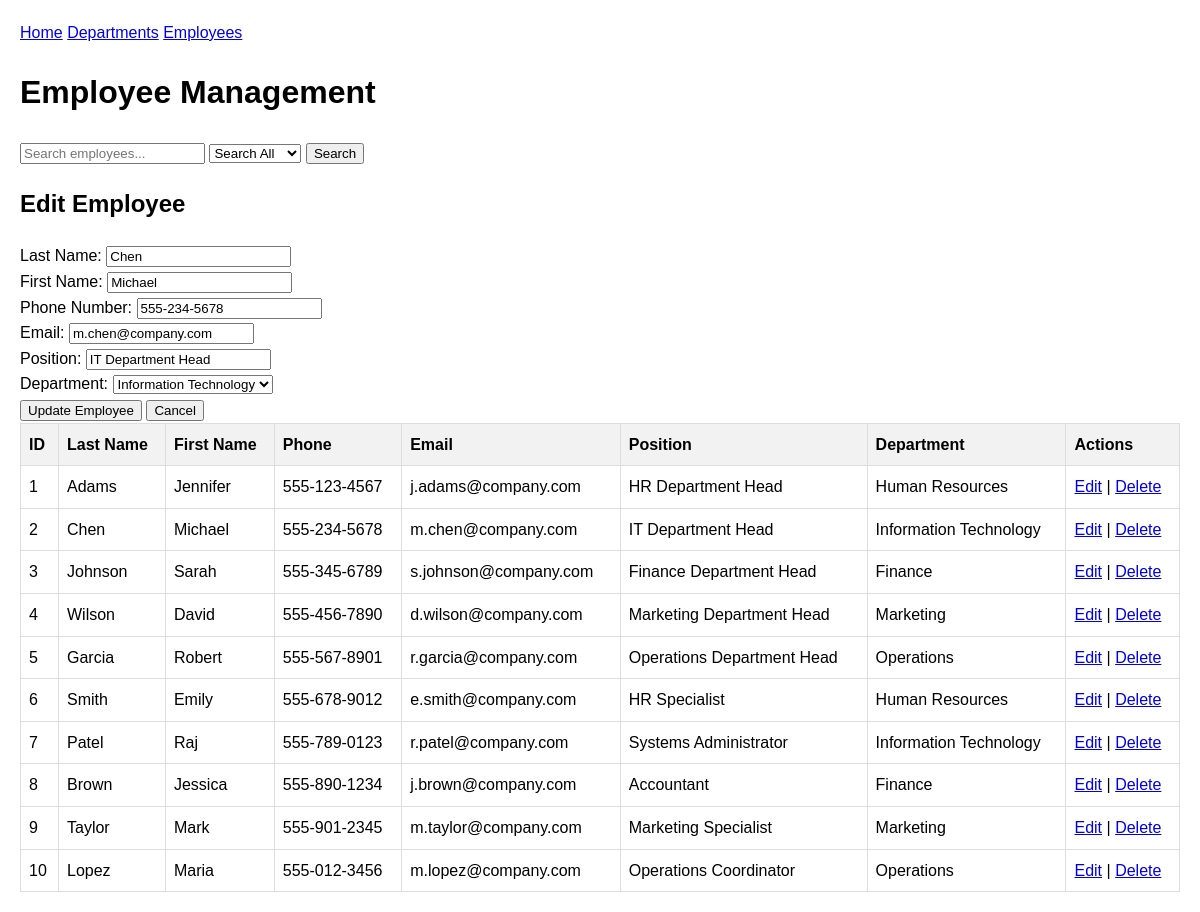
/PHP/employees.php?edit_emp_id=2 (signed in), run on the app's committed database.
### tables this page shows
CREATE TABLE employees (
    emp_id INT AUTO_INCREMENT PRIMARY KEY,
    name VARCHAR(100) NOT NULL,
    first_name VARCHAR(100) NOT NULL,
    phone_number VARCHAR(20) NOT NULL UNIQUE,
    email VARCHAR(100),
    position VARCHAR(100),
    dept_id INT NULL,   
    dept_name VARCHAR(100) NULL,   
    FOREIGN KEY (dept_id) REFERENCES departments(dept_id) ON DELETE SET NULL
);

CREATE TABLE departments (
    dept_id INT AUTO_INCREMENT PRIMARY KEY,
    dept_name VARCHAR(100) NOT NULL UNIQUE,
    
    nb_emp INT DEFAULT 0
    
);

### PHP/employees.php (the view, shortened to what this page needs)
<?php
try {
    $pdo = new PDO('mysql:host=localhost;dbname=company_db;charset=utf8mb4', 'root', '', [
        PDO::ATTR_ERRMODE => PDO::ERRMODE_EXCEPTION,
        PDO::ATTR_DEFAULT_FETCH_MODE => PDO::FETCH_ASSOC
    ]);
} catch (PDOException $e) {
    die("Database connection failed: " . $e->getMessage());
}
$user_role = $_SESSION['role'] ?? null;
$user_dept_id = $_SESSION['dept_id'] ?? null;
$edit_emp_id = isset($_GET['edit_emp_id']) ? (int)$_GET['edit_emp_id'] : null;
$employee_to_edit = null;
$search_query = $_GET['search'] ?? '';
$filter_by = $_GET['filter'] ?? 'none';
try {
    if ($user_role === 'admin') {
        $stmt = $pdo->query("SELECT dept_id, dept_name FROM departments");
    } else {
        $stmt = $pdo->prepare("SELECT dept_id, dept_name FROM departments WHERE dept_id = ?");
        $stmt->execute([$user_dept_id]);
    }
    $departments = $stmt->fetchAll();
} catch (PDOException $e) {
    $error_message = "Error fetching departments: " . $e->getMessage();
    $departments = [];
}
if ($edit_emp_id) {
    try {
        if ($user_role === 'dept_head') {
            $stmt = $pdo->prepare("SELECT * FROM employees WHERE emp_id = ? AND dept_id = ?");
            $stmt->execute([$edit_emp_id, $user_dept_id]);
        } else {
            $stmt = $pdo->prepare("SELECT * FROM employees WHERE emp_id = ?");
            $stmt->execute([$edit_emp_id]);
        }
        $employee_to_edit = $stmt->fetch();
    } catch (PDOException $e) {
        $error_message = "Error loading employee data: " . $e->getMessage();
        $edit_emp_id = null;
    }
}
try {
    $query = "
        SELECT e.*, d.dept_name
        FROM employees e
        LEFT JOIN departments d ON e.dept_id = d.dept_id
    ";
    $params = [];
    $stmt = $pdo->prepare($query);
    $stmt->execute($params);
    $employees = $stmt->fetchAll();
} catch (PDOException $e) {
    $error_message = "Error fetching employees: " . $e->getMessage();
    $employees = [];
}
?>
<!DOCTYPE html>
<html lang="en">
<head>
</head>
<body>
    <div class="navigation">
        <a href="index.php">Home</a>
        <?php if ($user_role === 'admin' ): ?>
        <a href="departments.php">Departments</a>
        <?php endif; ?>
        <a href="employees.php">Employees</a>
    </div>
    <h1>Employee Management</h1>
    <form method="GET" action="employees.php" class="search-container">
        <input type="text" name="search" placeholder="Search employees..." value="<?= htmlspecialchars($search_query) ?>">
        <select name="filter">
            <option value="none" <?= $filter_by === 'none' ? 'selected' : '' ?>>Search All</option>
        </select>
        <button type="submit">Search</button>
    </form>
    <?php if ($edit_emp_id && $employee_to_edit): ?>
        <div class="form-container">
            <h2>Edit Employee</h2>
            <form method="POST" action="employees.php">
                <div class="form-group">
                    <label for="edit_name">Last Name:</label>
                    <input type="text" id="edit_name" name="edit_name" value="<?= htmlspecialchars($employee_to_edit['name']) ?>" required>
                </div>
                <div class="form-group">
                    <label for="edit_first_name">First Name:</label>
                    <input type="text" id="edit_first_name" name="edit_first_name" value="<?= htmlspecialchars($employee_to_edit['first_name']) ?>" required>
                </div>
                <div class="form-group">
                    <label for="edit_phone_number">Phone Number:</label>
                    <input type="text" id="edit_phone_number" name="edit_phone_number" value="<?= htmlspecialchars($employee_to_edit['phone_number']) ?>" required>
                </div>
                <div class="form-group">
                    <label for="edit_email">Email:</label>
                    <input type="email" id="edit_email" name="edit_email" value="<?= htmlspecialchars($employee_to_edit['email'] ?? '') ?>">
                </div>
                <div class="form-group">
                    <label for="edit_position">Position:</label>
                    <input type="text" id="edit_position" name="edit_position" value="<?= htmlspecialchars($employee_to_edit['position'] ?? '') ?>">
                </div>
                <?php if ($user_role === 'admin'): ?>
                    <div class="form-group">
                        <label for="edit_dept_id">Department:</label>
                        <select id="edit_dept_id" name="edit_dept_id">
                            <?php foreach ($departments as $dept): ?>
                                <option value="<?= htmlspecialchars($dept['dept_id']) ?>"
                                    <?= ($dept['dept_id'] == $employee_to_edit['dept_id']) ? 'selected' : '' ?>>
                                    <?= htmlspecialchars($dept['dept_name']) ?>
                                </option>
                            <?php endforeach; ?>
                        </select>
                    </div>
                <?php endif; ?>
                <input type="submit" name="update_employee" value="Update Employee">
                <a href="employees.php<?= !empty($search_query) ? '?search=' . urlencode($search_query) . '&filter=' . urlencode($filter_by) : '' ?>">
                    <button type="button" class="cancel">Cancel</button>
                </a>
            </form>
        </div>
    <?php endif; ?>
    <table>
        <thead>
            <tr>
                <th>ID</th>
                <th>Last Name</th>
                <th>First Name</th>
                <th>Phone</th>
                <th>Email</th>
                <th>Position</th>
                <th>Department</th>
                <th>Actions</th>
            </tr>
        </thead>
        <tbody>
            <?php if (empty($employees)): ?>
                <tr>
                    <td colspan="8">No employees found<?= !empty($search_query) ? ' matching your search' : '' ?>.</td>
                </tr>
            <?php else: ?>
                <?php foreach ($employees as $employee): ?>
                    <tr>
                        <td><?= htmlspecialchars($employee['emp_id']) ?></td>
                        <td><?= htmlspecialchars($employee['name']) ?></td>
                        <td><?= htmlspecialchars($employee['first_name']) ?></td>
                        <td><?= htmlspecialchars($employee['phone_number']) ?></td>
                        <td><?= htmlspecialchars($employee['email'] ?? '') ?></td>
                        <td><?= htmlspecialchars($employee['position'] ?? '') ?></td>
                        <td><?= htmlspecialchars($employee['dept_name'] ?? '') ?></td>
                        <td>
                            <?php if ($user_role === 'admin' || ($user_role === 'dept_head' && $employee['dept_id'] == $user_dept_id)): ?>
                                <a href="employees.php?edit_emp_id=<?= $employee['emp_id'] ?><?= !empty($search_query) ? '&search=' . urlencode($search_query) . '&filter=' . urlencode($filter_by) : '' ?>">Edit</a> |
                                <a href="employees.php?delete_employee=<?= $employee['emp_id'] ?><?= !empty($search_query) ? '&search=' . urlencode($search_query) . '&filter=' . urlencode($filter_by) : '' ?>"
                                   onclick="return confirm('Are you sure you want to delete <?= htmlspecialchars(addslashes($employee['name'])) ?>?')">
                                    Delete
                                </a>
                            <?php else: ?>
                                No access
                            <?php endif; ?>
                        </td>
                    </tr>
                <?php endforeach; ?>
            <?php endif; ?>
        </tbody>
    </table>
</body>
</html>

### PHP/employees.php (style rules this page uses)
body { font-family: Arial, sans-serif; margin: 20px; line-height: 1.6; }
table { width: 100%; border-collapse: collapse; margin-bottom: 20px; }
th, td { border: 1px solid #ddd; padding: 8px; text-align: left; }
th { background-color: #f2f2f2; }

### data on the page
employees: edit_name "Chen", edit_first_name "Michael", edit_phone_number "555-234-5678", edit_email "m.chen@company.com", edit_position "IT Department Head", edit_dept_id "Information Technology", emp_id "2", name "Chen", first_name "Michael", phone_number "555-234-5678", email "m.chen@company.com", position "IT Department Head", dept_name "Information Technology"
employees: emp_id "1", name "Adams", first_name "Jennifer", phone_number "555-123-4567", email "j.adams@company.com", position "HR Department Head", dept.dept_name "Human Resources"
employees: emp_id "3", name "Johnson", first_name "Sarah", phone_number "555-345-6789", email "s.johnson@company.com", position "Finance Department Head", dept.dept_name "Finance"
employees: emp_id "4", name "Wilson", first_name "David", phone_number "555-456-7890", email "d.wilson@company.com", position "Marketing Department Head", dept.dept_name "Marketing"
employees: emp_id "5", name "Garcia", first_name "Robert", phone_number "555-567-8901", email "r.garcia@company.com", position "Operations Department Head", dept.dept_name "Operations"
employees: emp_id "6", name "Smith", first_name "Emily", phone_number "555-678-9012", email "e.smith@company.com", position "HR Specialist", dept.dept_name "Human Resources"
employees: emp_id "7", name "Patel", first_name "Raj", phone_number "555-789-0123", email "r.patel@company.com", position "Systems Administrator", dept.dept_name "Information Technology"
employees: emp_id "8", name "Brown", first_name "Jessica", phone_number "555-890-1234", email "j.brown@company.com", position "Accountant", dept.dept_name "Finance"
employees: emp_id "9", name "Taylor", first_name "Mark", phone_number "555-901-2345", email "m.taylor@company.com", position "Marketing Specialist", dept.dept_name "Marketing"
employees: emp_id "10", name "Lopez", first_name "Maria", phone_number "555-012-3456", email "m.lopez@company.com", position "Operations Coordinator", dept.dept_name "Operations"
